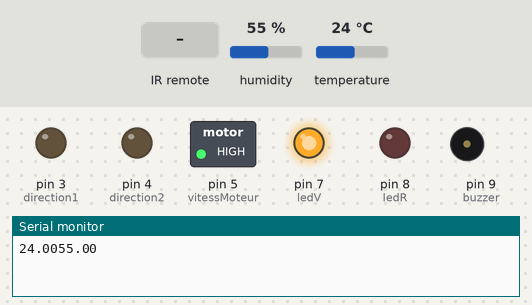
The sketch below on a simulated Arduino Uno, built with avr-gcc and run on an emulated ATmega328P. On the bench: switched loads named in the sketch (green lamp = pin HIGH), output pins drawn as LEDs (lit = HIGH), buzzer (waves = sounding), the last lines printed to the serial monitor. Inputs (shaded band) come from the test bench; at power-on: temperature 24 °C, humidity 55 %.

Above: at 1.7 s.
1.8 s: temperature set to 28 °C
At 5.8 s:
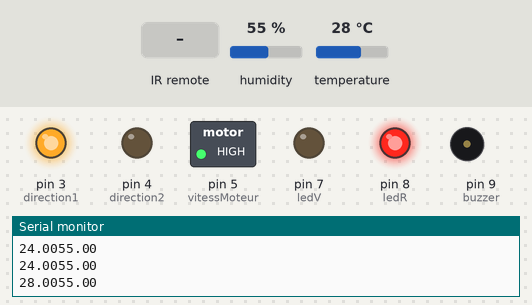
9.0 s: infrared code 0xFF30CF received
At 9.4 s:
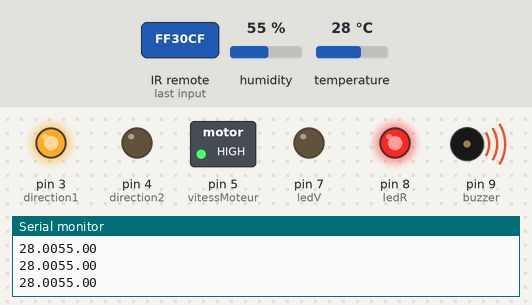
12.5 s: temperature set to 12 °C
At 16.4 s:
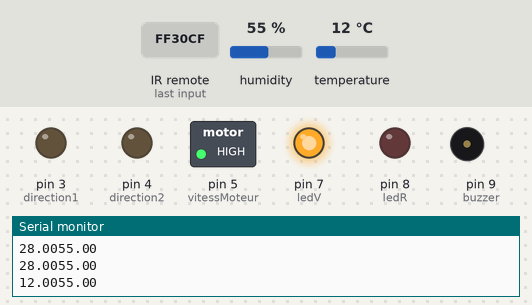
17.1 s: infrared code 0xFF30CF received
At 18.8 s:
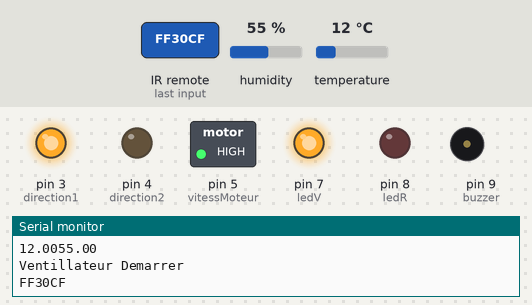
20.6 s: temperature set to 33 °C
At 24.0 s:
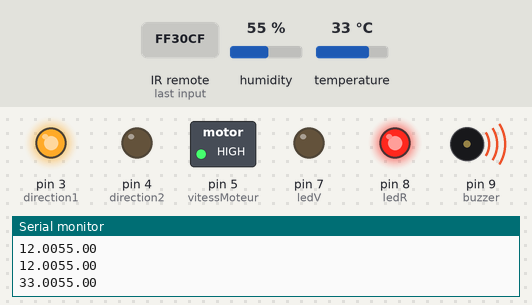
28.4 s: temperature set to 19 °C
At 29.5 s:
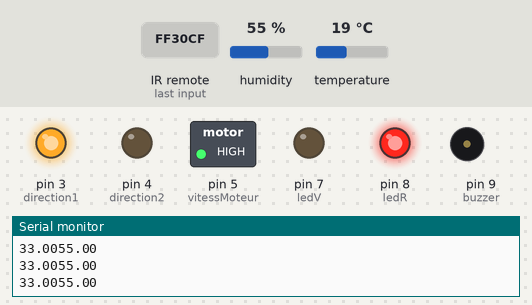
Timing chart, 0 to 31.4 s (numbered marks = the images above; inputs shaded):
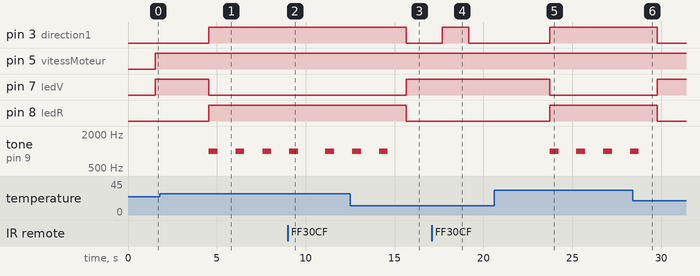

Measured:
- the behaviour switches between 26 and 27 °C on temperature (found by bisection; images 0 and 1)
- after the input at 1.8 s, pin 3 (direction1), pin 8 (ledR): LOW → HIGH after 2.7 s; pin 7 (ledV): HIGH → LOW after 2.7 s; tone on pin 9 (buzzer): alternates 1000 Hz for 0.50 s and silent for 1.0 s, starting after 2.7 s
- after the input at 9.0 s, tone on pin 9 (buzzer): silent → 1000 Hz after 2.1 s, → silent 0.50 s later
- after the input at 12.5 s, pin 3 (direction1), pin 8 (ledR): HIGH → LOW after 3.2 s; pin 7 (ledV): LOW → HIGH after 3.2 s
- after the input at 17.1 s, pin 3 (direction1): LOW → HIGH after 0.58 s, → LOW 1.5 s later
- after the input at 20.6 s, pin 3 (direction1), pin 8 (ledR): LOW → HIGH after 3.1 s; pin 7 (ledV): HIGH → LOW after 3.1 s; tone on pin 9 (buzzer): alternates 1000 Hz for 0.50 s and silent for 1.0 s, starting after 3.1 s
- after the input at 28.4 s, pin 3 (direction1), pin 8 (ledR): HIGH → LOW after 1.4 s; pin 7 (ledV): LOW → HIGH after 1.4 s; tone on pin 9 (buzzer): goes on until 28.8 s, then stays silent

The sketch:

codeArduino.ino
```cpp
#include<IRremote.h>
#include "DHT.h"
#define Type DHT11
#define ledR 8
#define ledV 7
//
int sensorPin = 2;
DHT objetDHT11(sensorPin, Type);
float humidite;
float tempC;
float tempF;
int setime = 500;
int delayTime = 1000;
int vitessMoteur = 5;
int direction1 = 3;
int direction2 = 4;
const int buzzer = 9;
int VitessMaxMoteur = 255;
const int RECV_PIN = 10;// on branche le capteur infrarouge
IRrecv capteurIR(RECV_PIN);
decode_results decodage;

void setup() {
 capteurIR.enableIRIn();
 capteurIR.blink13(false);
 pinMode(vitessMoteur, OUTPUT);
 pinMode(direction1, OUTPUT);
 pinMode(direction2, OUTPUT);
 Serial.begin(9600);
objetDHT11.begin();
delay(setime);
pinMode(ledV,OUTPUT);
pinMode(ledR,OUTPUT);
}
void loop() {
humidite = objetDHT11.readHumidity();
tempC = objetDHT11.readTemperature();
tempF = objetDHT11.readTemperature(true);

//si on detecte un appui sur la télécommande
  if(capteurIR.decode(&decodage)){
    //si l'appui est faite sur la touche 1 de la telecommande
    //on declanche le ventillateur
      if(decodage.value == 0xFF30CF){
     //si l'appui est faite sur la touche 1 de la telecommande
    //on declanche le ventillateur
        digitalWrite(direction1,HIGH);
        digitalWrite(direction2,LOW);
        digitalWrite(vitessMoteur,VitessMaxMoteur);
        //on affiche le message sur le moniteur serie
        Serial.print("Ventillateur Demarrer\n");
        }
     //si l'appui est faite sur la touche 2 de la telecommande
    //on etteint le ventillateur
        else{
          digitalWrite(direction1,LOW);
          digitalWrite(direction2,HIGH);
          digitalWrite(vitessMoteur,VitessMaxMoteur);
          }
            Serial.println(decodage.value, HEX);
            capteurIR.resume();
            delay(500);
      }
      delay(delayTime);
if(tempC <= 26 ){
                digitalWrite(direction1,LOW);
                digitalWrite(direction2,LOW);
                noTone(buzzer);
                digitalWrite(vitessMoteur,VitessMaxMoteur);
               ledOn(ledV);
               ledOff(ledR);
  }
  else{
                digitalWrite(direction1,HIGH);
                digitalWrite(direction2,LOW);
                tone(buzzer, 1000, 500);
                digitalWrite(vitessMoteur,VitessMaxMoteur);
               ledOn(ledR);
               ledOff(ledV);
}

Serial.print(tempC);
Serial.println(humidite);

capteurIR.resume();
delay(500);
}
//sous-programme

void ledOn(int numLed){
  digitalWrite(numLed, HIGH);
  }
 void ledOff(int numLed){
  digitalWrite(numLed, LOW);
  }
```
